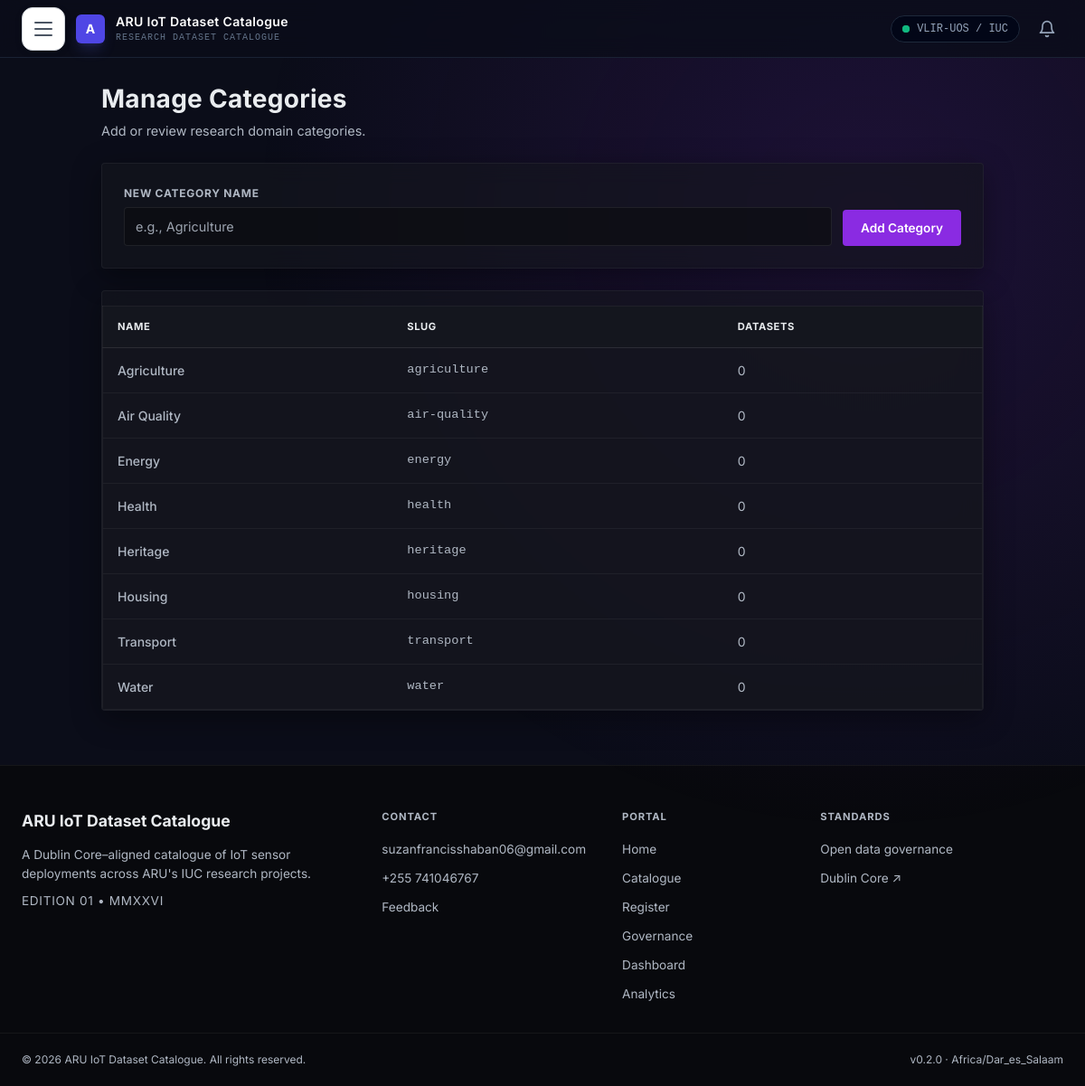
Screenshot of /portal-admin/categories/ (signed in) with the database file from the repository.
### catalogue/models.py (models this page shows, shortened)
class Domain(models.Model):
    name = models.CharField(max_length=100, unique=True)
    slug = models.SlugField(max_length=100, unique=True)
    description = models.TextField(blank=True)
    is_active = models.BooleanField(default=True)
    class Meta:
        ordering = ['name']

class SystemSetting(models.Model):
    SETTING_TYPE_CHOICES = [
        ('text', 'Text'),
        ('number', 'Number'),
        ('boolean', 'Boolean'),
        ('email', 'Email'),
        ('url', 'URL'),
        ('choice', 'Choice'),
        ('file', 'File'),
    ]
    key = models.CharField(max_length=100, unique=True)
    value = models.TextField(blank=True)
    setting_type = models.CharField(max_length=20, choices=SETTING_TYPE_CHOICES, default='text')
    category = models.CharField(max_length=50, blank=True)
    description = models.TextField(blank=True)
    is_required = models.BooleanField(default=False)
    updated_at = models.DateTimeField(auto_now=True)
    class Meta:
        ordering = ['category', 'key']

### catalogue/views.py (the view)
    def wrapper(request, *args, **kwargs):
        if not request.user.is_authenticated:
            return redirect('login')
        if not (request.user.is_staff or request.user.is_superuser or getattr(request.user, 'role', None) == 'Admin'):
            return render(request, '403.html', status=403)
        return view_func(request, *args, **kwargs)

### catalogue/views.py (called while the page is built, shortened)
def admin_required(view_func):
    def wrapper(request, *args, **kwargs):
        if not request.user.is_authenticated:
            return redirect('login')
        if not (request.user.is_staff or request.user.is_superuser or getattr(request.user, 'role', None) == 'Admin'):
            return render(request, '403.html', status=403)
        return view_func(request, *args, **kwargs)
    return wrapper

@admin_required
def admin_category_management(request):
    domains = Domain.objects.all().order_by('name')
    context = {
        'domains': domains,
    }
    return render(request, 'admin_category_management.html', context)

### iot_portal/context_processors.py (called while the page is built)
def user_timezone_auto_detected(request):
    auto_detected = False
    if request.user.is_authenticated:
        try:
            auto_detected = getattr(request.user.profile, 'time_zone_auto_detected', False)
        except Exception:
            auto_detected = False
    return {
        'user_timezone_auto_detected': auto_detected,
    }

def general_settings(request):
    from catalogue.models import SystemSetting
    settings_qs = SystemSetting.objects.filter(category='general')
    settings_map = {s.key: s.value for s in settings_qs}
    return {
        'general_settings': settings_map,
    }

### catalogue/templates/admin_category_management.html (shortened to what this page needs)
{% extends 'base.html' %}
{% block content %}
<div style="margin-top:24px; margin-bottom:40px; max-width:1200px; margin-left:auto; margin-right:auto;">
    <div style="margin-bottom:24px; display:flex; justify-content:space-between; align-items:flex-start; flex-wrap:wrap; gap:12px;">
        <div>
            <h1 style="font-size:1.75rem; font-weight:700; letter-spacing:0.01em;">Manage Categories</h1>
            <p style="font-size:0.9rem; color:var(--text-secondary); margin-top:4px;">Add or review research domain categories.</p>
        </div>
    </div>
    <div class="glass-panel" style="padding:24px; margin-bottom:24px;">
        <form method="post" style="display:flex; gap:12px; flex-wrap:wrap; align-items:flex-end;">
            <div style="flex:1; min-width:200px;">
                <label style="font-size:0.75rem; font-weight:700; text-transform:uppercase; letter-spacing:0.06em; color:var(--text-secondary); display:block; margin-bottom:6px;">New Category Name</label>
                <input type="text" name="name" required placeholder="e.g., Agriculture" style="width:100%; padding:10px 12px; background:rgba(11,12,16,0.6); border:1px solid rgba(255,255,255,0.08); border-radius:var(--radius); color:var(--text-primary); font-family:var(--font-sans); font-size:0.9rem; outline:none;">
            </div>
            <button type="submit" class="btn btn-primary" style="padding:10px 20px; font-size:0.85rem;">Add Category</button>
        </form>
    </div>
    <div class="glass-panel" style="padding:0; overflow:hidden;">
        <div style="overflow-x:auto;">
            <table class="cyber-data-table">
                <thead>
                    <tr>
                        <th>Name</th>
                        <th>Slug</th>
                        <th>Datasets</th>
                    </tr>
                </thead>
                <tbody>
                    {% for d in domains %}
                    <tr class="log-row">
                        <td style="font-weight:500;">{{ d.name }}</td>
                        <td style="font-family:monospace; font-size:0.85rem;">{{ d.slug }}</td>
                        <td>{{ d.dataset_count|default:"0" }}</td>
                    </tr>
                    {% empty %}
                    <tr>
                        <td colspan="3" style="text-align:center; padding:40px; color:var(--text-secondary);">No categories found.</td>
                    </tr>
                    {% endfor %}
                </tbody>
            </table>
        </div>
    </div>
</div>
{% endblock %}

### catalogue/templates/base.html (shortened to what this page needs)
{% load static socialaccount i18n humanize %}
<!DOCTYPE html>
<html lang="en" data-theme="{{ current_theme }}">
<head>
    <script src="https://cdn.tailwindcss.com"></script>
    <link rel="stylesheet" href="{% static 'css/style.css' %}?v=20260718">
    <link rel="stylesheet" href="{% static 'css/theme.css' %}?v=20260718">
</head>
<body class="bg-midnight-950 text-slate-300 font-sans antialiased">
    <nav class="flex justify-between items-center h-16 px-6 bg-midnight-950/80 backdrop-blur-md border-b border-slate-800/80 sticky top-0 z-50">
        <div class="flex items-center gap-3">
            <button id="hamburger-btn" aria-label="Toggle Navigation" class="hamburger-btn">
                <span class="hamburger-line"></span>
                <span class="hamburger-line"></span>
                <span class="hamburger-line"></span>
            </button>
            <div class="w-8 h-8 bg-indigo-600 rounded-md flex items-center justify-center text-white font-bold text-sm shadow-lg shadow-indigo-500/20">A</div>
            <div>
                <div class="text-white font-semibold text-sm tracking-wide">ARU IoT Dataset Catalogue</div>
                <div class="text-[10px] text-slate-500 font-mono tracking-widest uppercase">Research Dataset Catalogue</div>
            </div>
        </div>
        <div class="flex items-center gap-3">
            <span class="text-xs text-slate-400 font-mono bg-slate-950 px-3 py-1.5 rounded-full border border-slate-800 flex items-center gap-2">
                <span class="relative flex h-2 w-2">
                    <span class="relative inline-flex rounded-full h-2 w-2 bg-emerald-500"></span>
                </span>
                VLIR-UOS / IUC
            </span>
            {% if user.is_authenticated %}
            <div class="relative">
                <button id="notification-bell-btn" aria-label="Notifications" class="relative p-2 text-slate-400 hover:text-white transition-colors">
                    <svg width="20" height="20" viewBox="0 0 24 24" fill="none" stroke="currentColor" stroke-width="2" stroke-linecap="round" stroke-linejoin="round">
                        <path d="M6 8a6 6 0 0 1 12 0c0 7 3 9 3 9H3s3-2 3-9"></path>
                        <path d="M10.3 21a1.94 1.94 0 0 0 3.4 0"></path>
                    </svg>
                </button>
            </div>
            {% endif %}
        </div>
    </nav>
    <div class="container">
        {% block content %}
        {% endblock %}
    </div>
    <footer class="site-footer">
        <div class="footer-container">
            <div class="footer-col">
                <div class="footer-brand">{{ general_settings.portal_name|default:'ARU IoT Dataset Catalogue' }}</div>
                <p class="footer-desc">A Dublin Core–aligned catalogue of IoT sensor deployments across {{ general_settings.institution_name|default:"ARU" }}'s IUC research projects.</p>
                <p class="footer-edition">EDITION 01 • MMXXVI</p>
            </div>
            <div class="footer-col">
                <h4 class="footer-heading">{% trans 'Contact' %}</h4>
                <ul>
                    {% if general_settings.contact_email %}
                    <li><a href="mailto:{{ general_settings.contact_email }}">{{ general_settings.contact_email }}</a></li>
                    {% endif %}
                    {% if general_settings.contact_phone %}
                    <li><a href="tel:{{ general_settings.contact_phone }}">{{ general_settings.contact_phone }}</a></li>
                    {% endif %}
                    <li><a href="{% url 'feedback' %}">{% trans 'Feedback' %}</a></li>
                </ul>
            </div>
            <div class="footer-col">
                <h4 class="footer-heading">{% trans 'Portal' %}</h4>
                <ul>
                    <li><a href="{% url 'home' %}">{% trans 'Home' %}</a></li>
                    <li><a href="{% url 'browse_catalogue' %}">{% trans 'Catalogue' %}</a></li>
                    <li><a href="{% url 'register_dataset' %}">{% trans 'Register' %}</a></li>
                    <li><a href="{% url 'governance_policy' %}">{% trans 'Governance' %}</a></li>
                    {% if user.is_authenticated %}
                        {% if user.is_staff or user.is_superuser or user.role == 'Admin' %}
                        <li><a href="{% url 'admin_dashboard' %}">{% trans 'Dashboard' %}</a></li>
                        <li><a href="{% url 'admin_analytics_dashboard' %}">{% trans 'Analytics' %}</a></li>
                        {% endif %}
                    {% endif %}
                </ul>
            </div>
            <div class="footer-col">
                <h4 class="footer-heading">{% trans 'Standards' %}</h4>
                <ul>
                <li><a href="{% url 'governance_policy' %}">Open data governance</a></li>
                <li><a href="https://dublincore.org" target="_blank" rel="noopener">Dublin Core ↗</a></li>
                </ul>
            </div>
        </div>
        <div class="footer-bottom">
            <span>© 2026 {{ general_settings.institution_name|default:'ARU' }} IoT Dataset Catalogue. All rights reserved.</span>
            <span>v0.2.0 · {{ general_settings.time_zone|default:'Africa/Dar_es_Salaam' }}</span>
        </div>
    </footer>
</body>
</html>

### catalogue/static/css/style.css (style rules this page uses)
:root { --bg-deep: #0b0c10; --bg-surface: rgba(20, 22, 30, 0.65); --bg-surface-solid: #14161e; --border-glass: rgba(255, 255, 255, 0.05); --border-glass-strong: rgba(255, 255, 255, 0.1); --accent-purple: #8A2BE2; --accent-purple-soft: rgba(138, 43, 226, 0.15); --accent-cyan: #4D77FF; --accent-cyan-soft: rgba(77, 119, 255, 0.12); --accent-mint: #00ff9d; --accent-mint-soft: rgba(0, 255, 157, 0.12); --accent-red: #ff4d4d; --accent-gold: #ffc107; --text-primary: #e5e5e5; --text-secondary: #8f94a6; --text-muted: #5a5f70; --font-sans: 'Inter', system-ui, -apple-system, BlinkMacSystemFont, sans-serif; --font-mono: ui-monospace, SFMono-Regular, Menlo, Monaco, Consolas, monospace; --radius: 4px; --radius-pill: 9999px; }
* { margin: 0; padding: 0; box-sizing: border-box; }
html { scroll-behavior: smooth; }
body { font-family: var(--font-sans); background-color: var(--bg-deep); color: var(--text-primary); min-height: 100vh; line-height: 1.6; -webkit-font-smoothing: antialiased; position: relative; }
body::before { content: ''; position: fixed; top: 0; left: 0; width: 100%; height: 100%; background: radial-gradient(circle at 80% 20%, rgba(138, 43, 226, 0.15), transparent 50%); pointer-events: none; z-index: 0; }
a { color: var(--accent-cyan); text-decoration: none; transition: color 0.2s ease; }
.container { position: relative; z-index: 1; max-width: 1400px; margin: 0 auto; padding: 0 24px; }
.glass-panel { background: rgba(20, 22, 30, 0.65); backdrop-filter: blur(12px); -webkit-backdrop-filter: blur(12px); border: 1px solid var(--border-glass); border-radius: var(--radius); }
.btn { display: inline-flex; align-items: center; justify-content: center; gap: 8px; padding: 10px 20px; border-radius: var(--radius); font-weight: 600; font-size: 0.875rem; cursor: pointer; border: none; font-family: var(--font-sans); transition: all 0.2s ease; }
.btn-primary { background: var(--accent-purple); color: #ffffff; }
.cyber-data-table { width: 100%; border-collapse: collapse; margin-top: 16px; font-size: 0.875rem; }
.cyber-data-table th { text-align: left; padding: 14px 16px; font-size: 0.7rem; font-weight: 700; text-transform: uppercase; letter-spacing: 0.05em; color: var(--text-secondary); border-bottom: 1px solid rgba(255, 255, 255, 0.03); background: rgba(0, 0, 0, 0.15); }
.cyber-data-table td { padding: 14px 16px; border-bottom: 1px solid rgba(255, 255, 255, 0.03); color: var(--text-secondary); }
.site-footer { background: #08090d; border-top: 1px solid var(--border-glass); padding: 48px 0 0; margin-top: 60px; }
.footer-container { max-width: 1400px; margin: 0 auto; padding: 0 24px; display: grid; grid-template-columns: 2fr 1fr 1fr 1.5fr; gap: 40px; }
.footer-col { display: flex; flex-direction: column; gap: 10px; }
.footer-brand { font-size: 1.1rem; font-weight: 700; color: var(--text-primary); margin-bottom: 4px; }
.footer-desc { font-size: 0.85rem; color: var(--text-secondary); line-height: 1.6; }
.footer-edition { font-size: 0.75rem; color: var(--text-muted); letter-spacing: 0.05em; margin-top: 8px; }
.footer-heading { font-size: 0.7rem; font-weight: 700; text-transform: uppercase; letter-spacing: 0.08em; color: var(--text-secondary); margin-bottom: 4px; }
.footer-col ul { list-style: none; padding: 0; margin: 0; display: flex; flex-direction: column; gap: 8px; }
.footer-col a { color: var(--text-secondary); font-size: 0.85rem; text-decoration: none; transition: color 0.2s ease; }
.footer-col p { font-size: 0.85rem; color: var(--text-secondary); margin: 0; line-height: 1.5; }
.footer-bottom { max-width: 1400px; margin: 0 auto; padding: 20px 24px; border-top: 1px solid var(--border-glass); display: flex; justify-content: space-between; font-size: 0.75rem; color: var(--text-muted); margin-top: 32px; }
.hamburger-btn { width: 48px; height: 48px; border-radius: 12px; border: 1px solid #D1D5DB; background: #FFFFFF; box-shadow: 0 2px 8px rgba(0, 0, 0, 0.08); cursor: pointer; display: flex; flex-direction: column; align-items: center; justify-content: center; gap: 5px; padding: 0; transition: all 0.3s ease; flex-shrink: 0; }
.hamburger-line { display: block; width: 20px; height: 2px; background: #4B5563; border-radius: 2px; transition: all 0.3s ease; transform-origin: center; }

### rows the page displays
Domain: name "Agriculture", slug "agriculture", dataset_count "0"
Domain: name "Air Quality", slug "air-quality", dataset_count "0"
Domain: name "Energy", slug "energy", dataset_count "0"
Domain: name "Health", slug "health", dataset_count "0"
Domain: name "Heritage", slug "heritage", dataset_count "0"
Domain: name "Housing", slug "housing", dataset_count "0"
Domain: name "Transport", slug "transport", dataset_count "0"
Domain: name "Water", slug "water", dataset_count "0"
SystemSetting: portal_name "ARU IoT Dataset Catalogue"
SystemSetting: institution_name "ARU"
SystemSetting: contact_email "suzanfrancisshaban06@gmail.com"
SystemSetting: contact_phone "+255 741046767"
SystemSetting: time_zone "Africa/Dar_es_Salaam"
